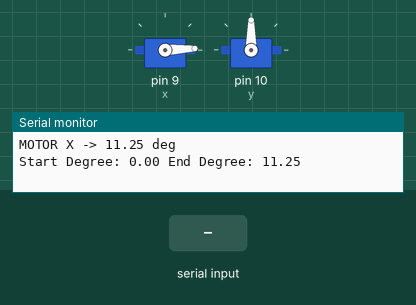
The sketch below on a simulated Arduino Uno, built with avr-gcc and run on an emulated ATmega328P. Shown: 2 × servo, the last lines printed to the serial monitor. The inputs (shaded band) are chosen by the test bench.

Above: at 0.1 s.
At 1.8 s:
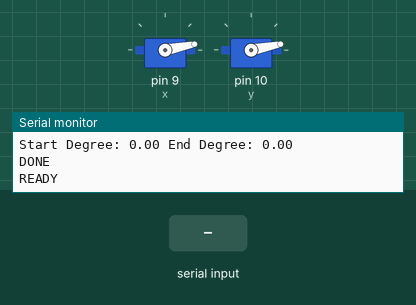
1.9 s: "ROT_\n" received over Serial
3.4 s: "90 45\n" received over Serial
4.9 s: "0\n" received over Serial
Timing chart, 0 to 7.9 s (numbered marks = the images above; inputs shaded):
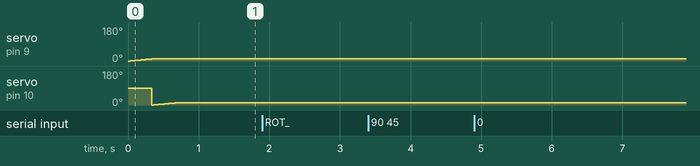

The sketch:

chess_bot.ino
```cpp
#include <Servo.h>
// #include <Stepper.h>

// const int stepsPerRev = 2048;

// Stepper z(stepsPerRev, 2, 7, 4, 12);

Servo x;
Servo y;
Servo z;

// --------- MOTOR STATE ----------
struct MotorState
{
  float posDeg;
};

MotorState mx, my, mz;

void moveMotorDegrees(Servo &motor, float startDeg, float endDeg, int speedDelayMs)
{
  Serial.print("Start Degree: ");
  Serial.print(startDeg);
  Serial.print(" End Degree: ");
  Serial.println(endDeg);
  int step = (endDeg >= startDeg) ? 1 : -1;

  for (int pos = (int)startDeg; pos != (int)endDeg; pos += step)
  {
    motor.write(pos);
    delay(speedDelayMs);
  }

  // Ensure exact final position
  motor.write(endDeg);
  Serial.println("DONE");
}

void resetMotorsToA1()
{
  float targetX = 11.25f;
  float targetY = 11.25f;
  float targetZ = 0.0f;

  applyMotorTarget('X', targetX);
  applyMotorTarget('Y', targetY);
  applyMotorTarget('Z', targetZ);

  mx.posDeg = targetX;
  my.posDeg = targetY;
  mz.posDeg = targetZ;
}

void applyMotorTarget(char axis, float targetDeg)
{
  Serial.print("MOTOR ");
  Serial.print(axis);
  Serial.print(" -> ");
  Serial.print(targetDeg, 2);
  Serial.println(" deg");
  if (axis == 'X')
    moveMotorDegrees(x, mx.posDeg, targetDeg, 30);
  else if (axis == 'Y')
    moveMotorDegrees(y, my.posDeg, targetDeg, 30);
  else if (axis == 'Z')
  {
    moveMotorDegrees(z, mz.posDeg, targetDeg, 30);
    // if (targetDeg == 0.0)
    //   z.step(-512);
    // if (targetDeg == 90.00)
    //   z.step(512);
  }
}

// --------- PARSING HELPERS ----------
bool parseRotCommand(const String &line, char &axisOut, float &deltaDegOut)
{
  // Accept: "ROT_X +11.25" (also works without sign, e.g. "ROT_Y 22.5")
  if (!line.startsWith("ROT_"))
    return false;
  if (line.length() < 6)
    return false; // "ROT_X " minimum

  char axis = line.charAt(4); // X/Y/Z in "ROT_X"
  if (!(axis == 'X' || axis == 'Y' || axis == 'Z'))
    return false;

  // Expect a space after axis, but be tolerant
  // Degrees start at index 5 or 6 depending on underscore formatting; here it's "ROT_X "
  int spaceIdx = line.indexOf(' ');
  if (spaceIdx < 0)
    return false;

  String numStr = line.substring(spaceIdx + 1);
  numStr.trim();
  if (numStr.length() == 0)
    return false;

  float delta = numStr.toFloat(); // handles "+11.25", "-33.75"
  axisOut = axis;
  deltaDegOut = delta;
  return true;
}

void handleRot(char axis, float deltaDeg)
{
  MotorState *m = nullptr;
  if (axis == 'X')
    m = &mx;
  else if (axis == 'Y')
    m = &my;
  else if (axis == 'Z')
    m = &mz;
  else
    return;

  float newTarget = m->posDeg + deltaDeg;

  applyMotorTarget(axis, newTarget);

  m->posDeg = newTarget;
}

void setup()
{
  Serial.begin(115200);
  while (!Serial){}

  x.attach(9);
  y.attach(10);
  z.setSpeed(10);

  resetMotorsToA1();

  Serial.println("READY");
}

void loop()
{
  if (Serial.available())
  {
    String line = Serial.readStringUntil('\n');
    line.trim();
    if (line.length() == 0)
      return;

    Serial.print("RX: ");
    Serial.println(line);

    char axis;
    float deltaDeg;

    if (parseRotCommand(line, axis, deltaDeg))
    {
      handleRot(axis, deltaDeg);
      return;
    }
  }
}
```
